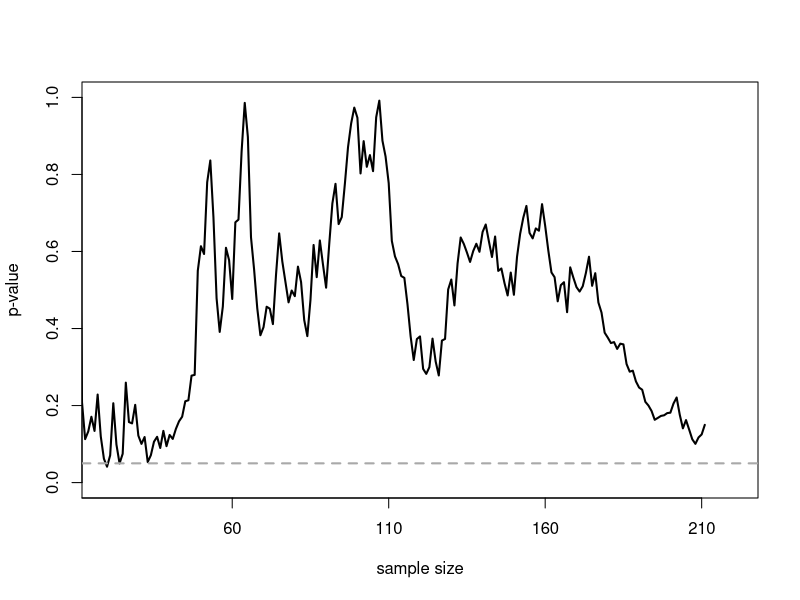

Source code (R):
n<-200 #total number of datapoints (per condition) you are willing to collect after initial 10

D<-0.0 #True effect size (Keep SD below to 1, otherwise, this is just mean dif, not d)
#D<-0.3
SD<-1 #Set True standard deviation.

p<-numeric(n) #store p-values
x<-numeric(n) #store x-values
y<-numeric(n) #store y-values

n<-n+10 #script calculates p-values after 10 people in each condition, so add 10 to number of datapoints

for(i in 10:n){ #for each simulated participants after the first 10
  x[i]<-rnorm(n = 1, mean = 0, sd = SD)
  y[i]<-rnorm(n = 1, mean = D, sd = SD)
  z<-t.test(x[1:i],y[1:i], var.equal=TRUE) #perform the t-test
  p[i]<-z$p.value 
}

p<-p[10:n] #Remove forst 10 empty p-values

#Create the plot
#png(file="p-value_over_time.png",width=4000,height=2000, , units = "px", res = 500)
plot(0, col="red", lty=1, lwd=3, ylim=c(0,1), xlim=c(10,n), type="l", xlab='sample size', ylab='p-value', cex.lab=1, cex.axis=1, xaxt = "n")
lines(p, lwd=2)
abline(h=0.05, col="darkgrey", lty=2, lwd=2) #draw ine at p = 0.05
axis(1, at=seq(0, n-10, by=(n-10)/4), labels = seq(10, n, by=(n-10)/4))
#dev.off()

min(p) #Return lowest p-value from all looks
cat("The lowest p-value was observed at sample size",which.min(p)+10) #Return the sample size at which the p-value was smallest
cat("The p-value dropped below 0.05 for the first time as sample size",which(p<0.05)[1]+10) #Return the sample size at which the p-value dropped below 0.05 for the first

#? Daniel Lakens, 2016. 
# This work is licensed under a Creative Commons Attribution-NonCommercial-ShareAlike 4.0 International License. https://creativecommons.org/licenses/by-nc-sa/4.0/